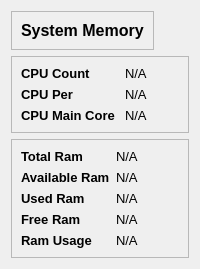
            <widget class="QWidget" name="cpuMemory_page">
             <layout class="QVBoxLayout" name="verticalLayout_3">
              <item alignment="Qt::AlignLeft|Qt::AlignTop">
               <widget class="QFrame" name="cpuTitle_frame">
                <property name="frameShape">
                 <enum>QFrame::StyledPanel</enum>
                </property>
                <property name="frameShadow">
                 <enum>QFrame::Raised</enum>
                </property>
                <layout class="QVBoxLayout" name="verticalLayout_4">
                 <item>
                  <widget class="QLabel" name="cpuMemoryTitle_lbl">
                   <property name="font">
                    <font>
                     <pointsize>12</pointsize>
                     <weight>75</weight>
                     <bold>true</bold>
                    </font>
                   </property>
                   <property name="text">
                    <string>System Memory</string>
                   </property>
                  </widget>
                 </item>
                </layout>
               </widget>
              </item>
              <item>
               <widget class="QFrame" name="cpu_frame">
                <property name="sizePolicy">
                 <sizepolicy hsizetype="Preferred" vsizetype="Expanding">
                  <horstretch>0</horstretch>
                  <verstretch>0</verstretch>
                 </sizepolicy>
                </property>
                <property name="frameShape">
                 <enum>QFrame::StyledPanel</enum>
                </property>
                <property name="frameShadow">
                 <enum>QFrame::Raised</enum>
                </property>
                <layout class="QGridLayout" name="gridLayout_2">
                 <item row="2" column="0">
                  <widget class="QLabel" name="cpuMainCore_lbl">
                   <property name="font">
                    <font>
                     <pointsize>10</pointsize>
                     <weight>75</weight>
                     <bold>true</bold>
                    </font>
                   </property>
                   <property name="text">
                    <string>CPU Main Core </string>
                   </property>
                  </widget>
                 </item>
                 <item row="0" column="0">
                  <widget class="QLabel" name="cpuCount_lbl">
                   <property name="font">
                    <font>
                     <pointsize>10</pointsize>
                     <weight>75</weight>
                     <bold>true</bold>
                    </font>
                   </property>
                   <property name="text">
                    <string>CPU Count</string>
                   </property>
                  </widget>
                 </item>
                 <item row="2" column="1">
                  <widget class="QLabel" name="cpuMainCoreVal_lbl">
                   <property name="font">
                    <font>
                     <pointsize>10</pointsize>
                    </font>
                   </property>
                   <property name="text">
                    <string>N/A</string>
                   </property>
                  </widget>
                 </item>
                 <item row="0" column="1">
                  <widget class="QLabel" name="cpuCountVal_lbl">
                   <property name="font">
                    <font>
                     <pointsize>10</pointsize>
                    </font>
                   </property>
                   <property name="text">
                    <string>N/A</string>
                   </property>
                  </widget>
                 </item>
                 <item row="1" column="0">
                  <widget class="QLabel" name="cpuPer_lbl">
                   <property name="font">
                    <font>
                     <pointsize>10</pointsize>
                     <weight>75</weight>
                     <bold>true</bold>
                    </font>
                   </property>
                   <property name="text">
                    <string>CPU Per</string>
                   </property>
                  </widget>
                 </item>
                 <item row="1" column="1">
                  <widget class="QLabel" name="cpuPerVal_lbl">
                   <property name="font">
                    <font>
                     <pointsize>10</pointsize>
                    </font>
                   </property>
                   <property name="text">
                    <string>N/A</string>
                   </property>
                  </widget>
                 </item>
                </layout>
               </widget>
              </item>
              <item>
               <widget class="QFrame" name="memory_frame">
                <property name="sizePolicy">
                 <sizepolicy hsizetype="Preferred" vsizetype="Expanding">
                  <horstretch>0</horstretch>
                  <verstretch>0</verstretch>
                 </sizepolicy>
                </property>
                <property name="frameShape">
                 <enum>QFrame::StyledPanel</enum>
                </property>
                <property name="frameShadow">
                 <enum>QFrame::Raised</enum>
                </property>
                <layout class="QGridLayout" name="gridLayout_3">
                 <item row="0" column="0">
                  <widget class="QLabel" name="totalRam_lbl">
                   <property name="font">
                    <font>
                     <pointsize>10</pointsize>
                     <weight>75</weight>
                     <bold>true</bold>
                    </font>
                   </property>
                   <property name="text">
                    <string>Total Ram</string>
                   </property>
                  </widget>
                 </item>
                 <item row="0" column="1">
                  <widget class="QLabel" name="totalRamVal_lbl">
                   <property name="font">
                    <font>
                     <pointsize>10</pointsize>
                    </font>
                   </property>
                   <property name="text">
                    <string>N/A</string>
                   </property>
                  </widget>
                 </item>
                 <item row="1" column="0">
                  <widget class="QLabel" name="availableMem_lbl">
                   <property name="font">
                    <font>
                     <pointsize>10</pointsize>
                     <weight>75</weight>
                     <bold>true</bold>
                    </font>
                   </property>
                   <property name="text">
                    <string>Available Ram</string>
                   </property>
                  </widget>
                 </item>
                 <item row="1" column="1">
                  <widget class="QLabel" name="availableMemVal_lbl">
                   <property name="font">
                    <font>
                     <pointsize>10</pointsize>
                    </font>
                   </property>
                   <property name="text">
                    <string>N/A</string>
                   </property>
                  </widget>
                 </item>
                 <item row="2" column="0">
                  <widget class="QLabel" name="usedRam_lbl">
                   <property name="font">
                    <font>
                     <pointsize>10</pointsize>
                     <weight>75</weight>
                     <bold>true</bold>
                    </font>
                   </property>
                   <property name="text">
                    <string>Used Ram</string>
                   </property>
                  </widget>
                 </item>
                 <item row="2" column="1">
                  <widget class="QLabel" name="usedRamVal_lbl">
                   <property name="font">
                    <font>
                     <pointsize>10</pointsize>
                    </font>
                   </property>
                   <property name="text">
                    <string>N/A</string>
                   </property>
                  </widget>
                 </item>
                 <item row="3" column="0">
                  <widget class="QLabel" name="freeRam_lbl">
                   <property name="font">
                    <font>
                     <pointsize>10</pointsize>
                     <weight>75</weight>
                     <bold>true</bold>
                    </font>
                   </property>
                   <property name="text">
                    <string>Free Ram</string>
                   </property>
                  </widget>
                 </item>
                 <item row="3" column="1">
                  <widget class="QLabel" name="freeRamVal_lbl">
                   <property name="font">
                    <font>
                     <pointsize>10</pointsize>
                    </font>
                   </property>
                   <property name="text">
                    <string>N/A</string>
                   </property>
                  </widget>
                 </item>
                 <item row="4" column="0">
                  <widget class="QLabel" name="ramUsage_lbl">
                   <property name="font">
                    <font>
                     <pointsize>10</pointsize>
                     <weight>75</weight>
                     <bold>true</bold>
                    </font>
                   </property>
                   <property name="text">
                    <string>Ram Usage</string>
                   </property>
                  </widget>
                 </item>
                 <item row="4" column="1">
                  <widget class="QLabel" name="ramUsageVal_lbl">
                   <property name="font">
                    <font>
                     <pointsize>10</pointsize>
                    </font>
                   </property>
                   <property name="text">
                    <string>N/A</string>
                   </property>
                  </widget>
                 </item>
                </layout>
               </widget>
              </item>
             </layout>
            </widget>
